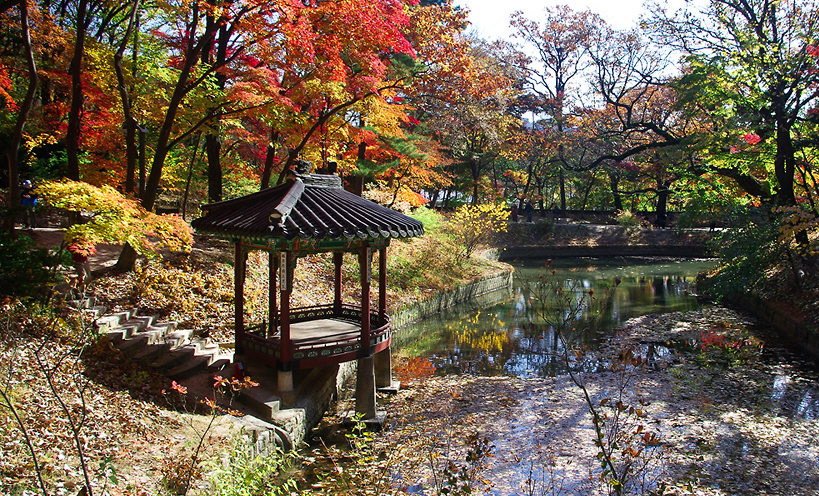
#> input picture Basic Vision Skills/rear_garden.PNG, 819 x 496 px
$ jupyter execute 3.imagePixel.ipynb
#> lines starting #> are read from the running program, lines starting #| are printed output that depends on the picture; after the words box and inside, x2 and y2 are one past the last pixel; in counts of white or black regions, pixels touching at a corner belong together
[cell 1]
import cv2
from google.colab.patches import cv2_imshow

# OpenCV 버전을 확인합니다
print("OpenCV version:")
print(cv2.__version__)

# 이미지를 읽어 옵니다.
img = cv2.imread("rear_garden.PNG")
#> img is the input picture: shape (496, 819, 3); mean B, G, R 74.8, 93.9, 108.1
print("width: {} pixels".format(img.shape[1]))
#| width: 819 pixels
print("height: {} pixels".format(img.shape[0]))
#| height: 496 pixels
print("channels: {}".format(img.shape[2]))
#| channels: 3

# 이미지를 Display 합니다.
cv2_imshow(img)

[cell 2]
# 이미지의 특정 위치 = 픽셀(Pixel), Pixel(BGB)
(b, g, r) = img[0, 0]
#> b = 18; g = 20; r = 8
print("Pixel at (0, 0) - Red: {}, Green: {}, Blue: {}".format(r, g, b))
#| Pixel at (0, 0) - Red: 8, Green: 20, Blue: 18

[cell 3]
# 이미지에서 특정한 범위만 지정하여 Display
ROI = img[50:100, 50:100]
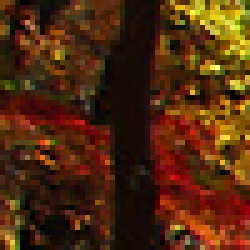
#> ROI: shape (50, 50, 3) (shown 5 times larger); mean B, G, R 14.5, 42, 80.5
cv2_imshow(ROI)

[cell 4]
# 이미지 내에서 특정한 범위만 지정하여 색상을 변경
img[50:100, 50:100] = (0, 0, 255)
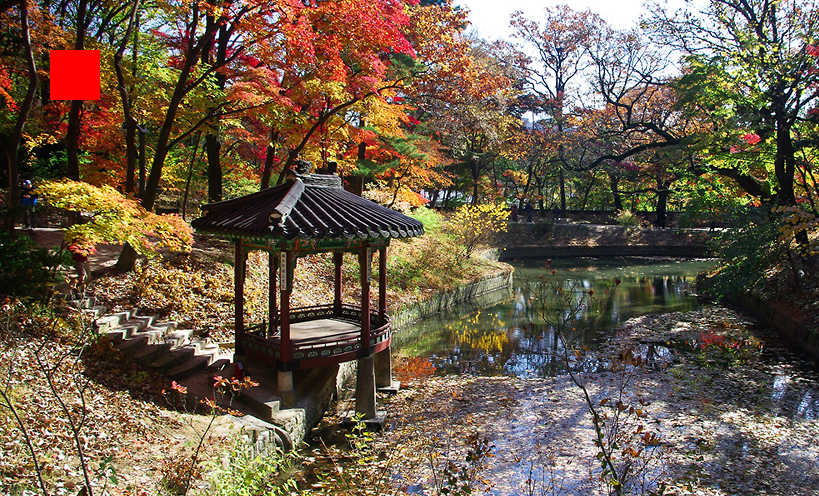
#> img: shape (496, 819, 3); 0.62% of pixels changed, all inside (x1, y1, x2, y2) = (50, 50, 100, 100)

cv2_imshow(img)

$ run again, with Basic Vision Skills/bukchon.PNG copied over Basic Vision Skills/rear_garden.PNG
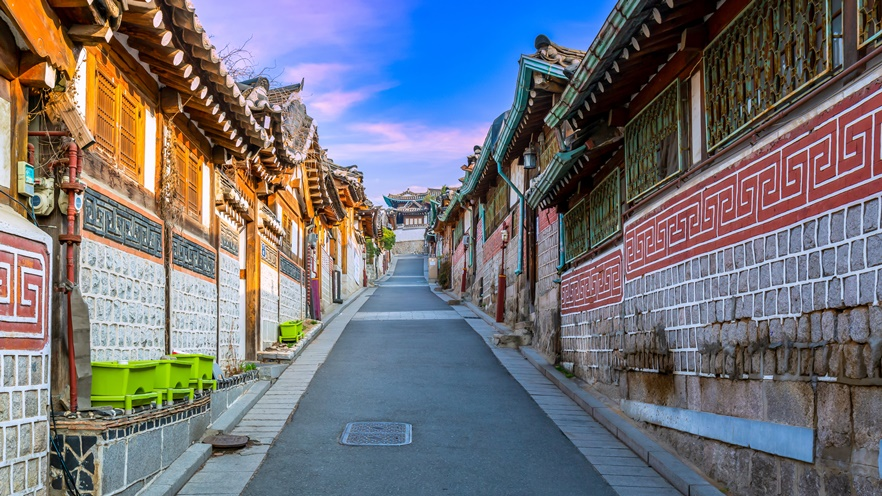
#> input picture Basic Vision Skills/bukchon.PNG, 882 x 496 px
#> img is the input picture: shape (496, 882, 3); mean B, G, R 119.5, 113.2, 114.4
#| width: 882 pixels
#| height: 496 pixels
#| channels: 3
#> b = 0; g = 40; r = 63
#| Pixel at (0, 0) - Red: 63, Green: 40, Blue: 0
#> `ROI = img[50:100, 50:100]`:
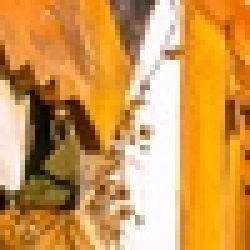
#> ROI: shape (50, 50, 3) (shown 5 times larger); mean B, G, R 80.6, 152.8, 208.8
#> `img[50:100, 50:100] = (0, 0, 255)`:
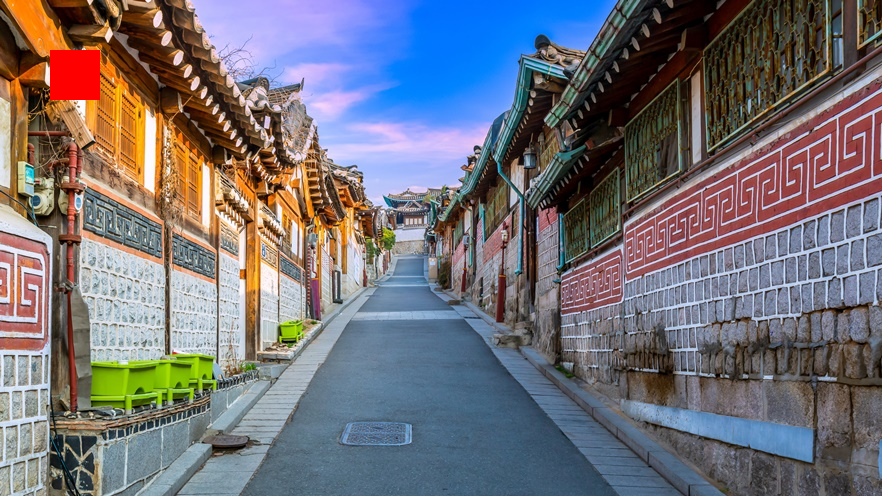
#> img: shape (496, 882, 3); 0.57% of pixels changed, all inside (x1, y1, x2, y2) = (50, 50, 100, 100)
